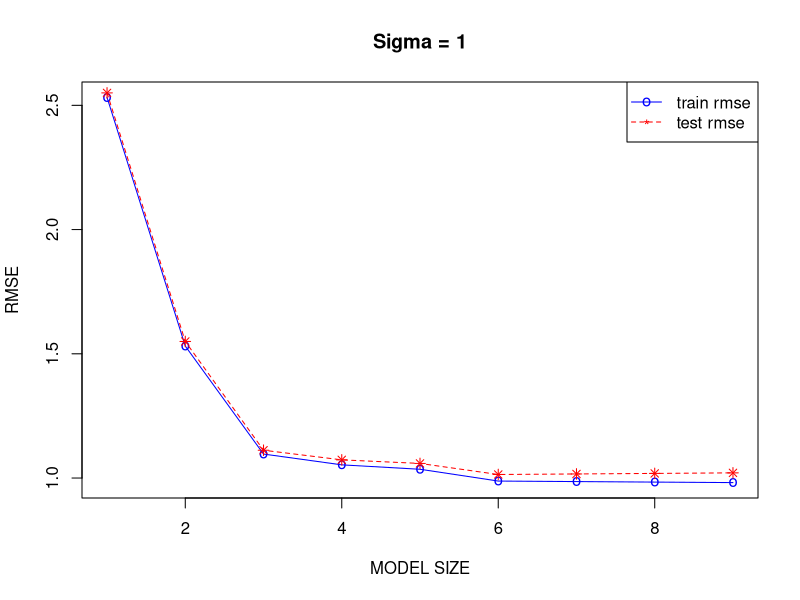
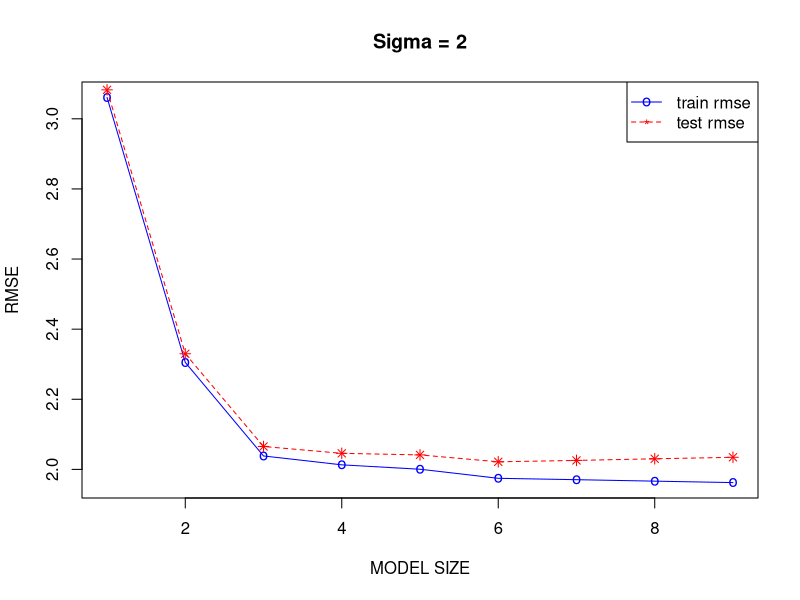
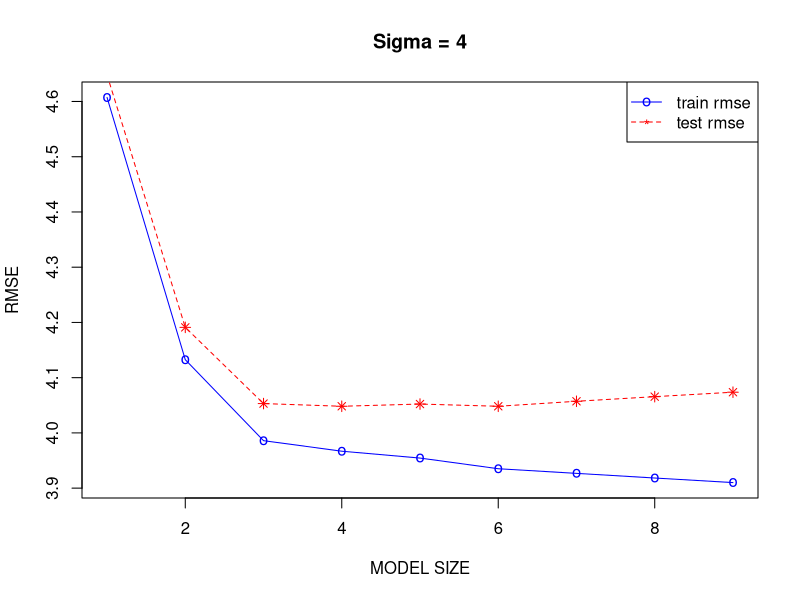
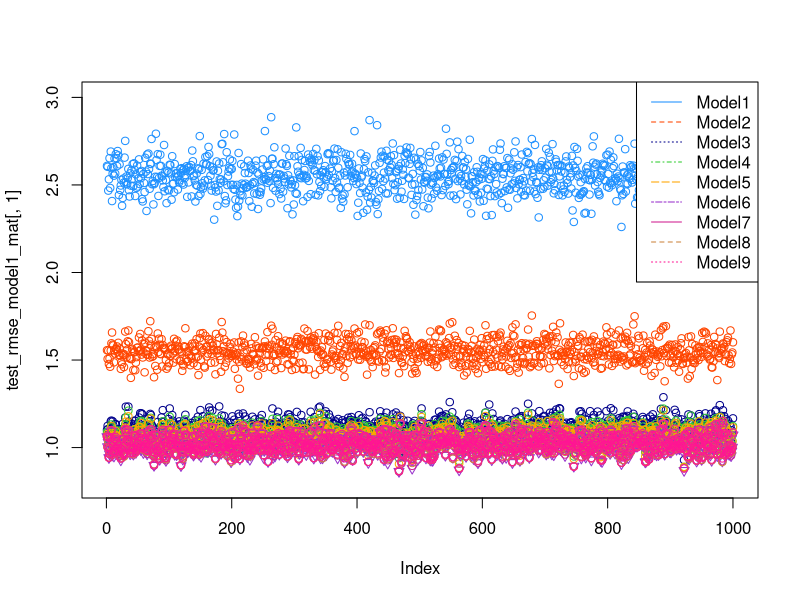
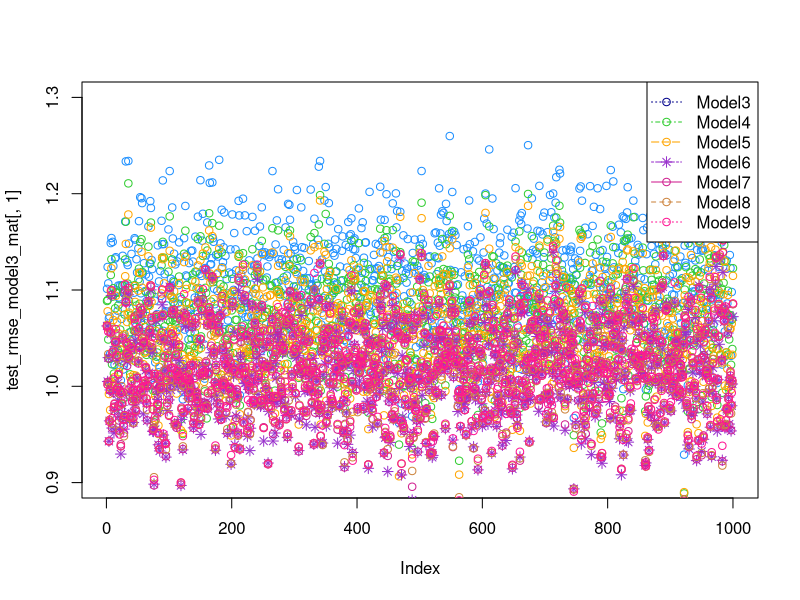
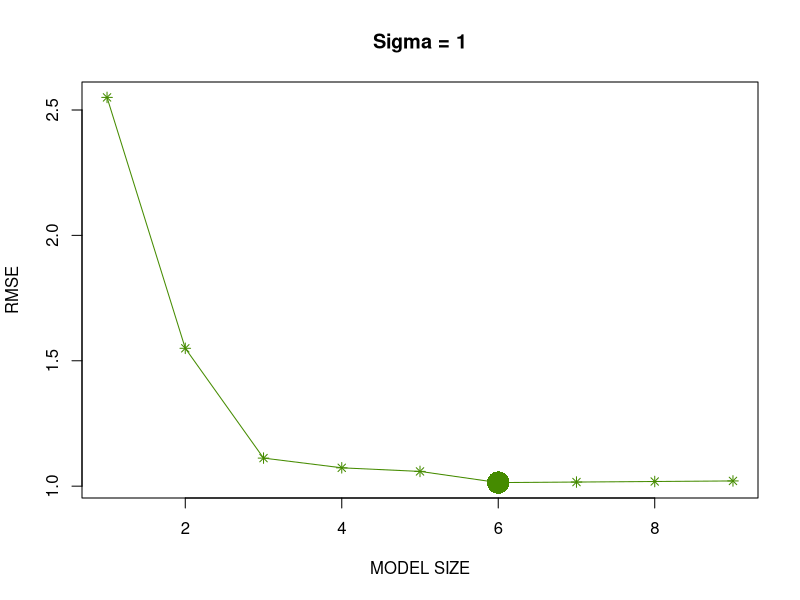
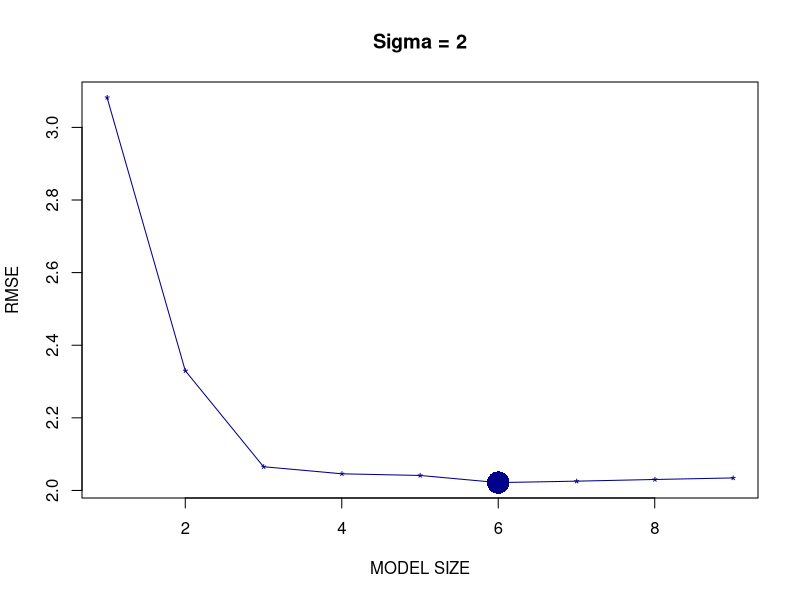
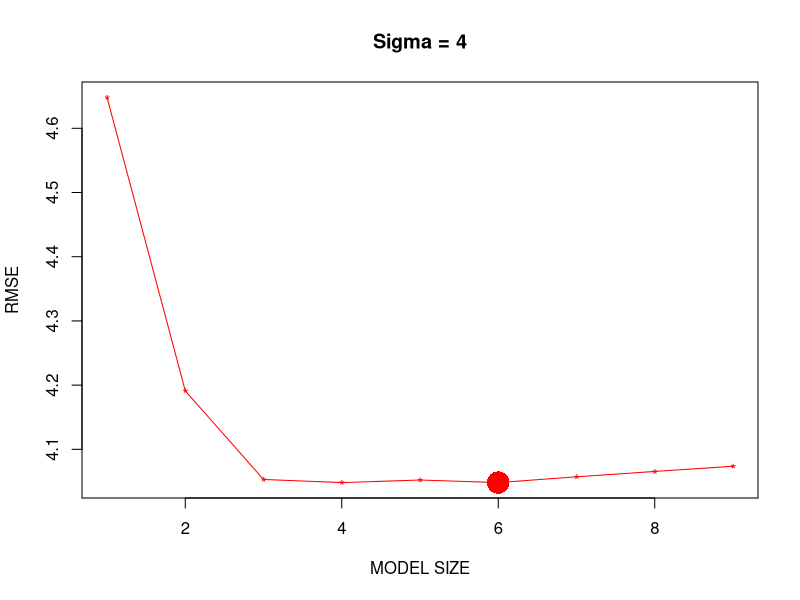

These charts were generated, in order, by the following R code: (Note: a time limit stopped this script after it produced the figures.)
## ---- chunk 1
birthday = 19770411
set.seed(birthday)

n = 25
sigma = c(1,5,10)
no_loop = 2500


mlr_sim = function(n_in,sd=1,signifincance_ind=1){
  exer_data = read.csv("study_1.csv")
  
  epsilon = rnorm(n_in,mean = 0,sd = sd)
  if (signifincance_ind){
    beta_0 = 3
    beta_1 = 1
    beta_2 = 1
    beta_3 = 1 
    exer_data[,1] = beta_0 + beta_1 * exer_data[,2] + beta_2 * exer_data[,3] + beta_3 * exer_data[,4] + epsilon
  }
  else {
    beta_0 = 3
    beta_1 = 0
    beta_2 = 0
    beta_3 = 0 
    exer_data[,1] = beta_0 + beta_1 * exer_data[,2] + beta_2 * exer_data[,3] + beta_3 * exer_data[,4] + epsilon
  }
  exer_data
}

for(s in 1:length(sigma)){
  mlr_data = mlr_sim(n,sigma[s],signifincance_ind = 1)
  null_model = lm(y~1,data = mlr_data)
  full_model = lm(y~x1+x2+x3,data = mlr_data)
  print (paste("Sigma:",sigma[s]," F Statistics:",anova(null_model,full_model)$F[2],"P Value:",anova(null_model,full_model)$'Pr(>F)'[2], "R Squared:",summary(full_model)$r.squared))
}

for(s in 1:length(sigma)){
  mlr_data = mlr_sim(n,sigma[s],signifincance_ind = 0)
  null_model = lm(y~1,data = mlr_data)
  full_model = lm(y~x1+x2+x3,data = mlr_data)
  print (paste("Sigma:",sigma[s]," F Statistics:",anova(null_model,full_model)$F[2],"P Value:",anova(null_model,full_model)$'Pr(>F)'[2], "R Squared:",summary(full_model)$r.squared))
}

## ---- chunk 2
model_significance = cbind(sigma_1_P=rep(0,no_loop),sigma_1_F=rep(0,no_loop),sigma_1_R_SQUARED=rep(0,no_loop),
                           sigma_5_P=rep(0,no_loop),sigma_5_F=rep(0,no_loop),sigma_5_R_SQUARED=rep(0,no_loop),
                           sigma_10_P=rep(0,no_loop),sigma_10_F=rep(0,no_loop),sigma_10_R_SQUARED=rep(0,no_loop))
extra_counter = 0

for(s in 1:length(sigma)){
  print(paste("Sigma:",sigma[s]," extra_counter",extra_counter))
  for (i in 1:no_loop){
     mlr_data = mlr_sim(n,sigma[s],signifincance_ind = 1)
     null_model = lm(y~1,data = mlr_data)
     full_model = lm(y~x1+x2+x3,data = mlr_data)
     model_significance[i,s+extra_counter] = anova(null_model,full_model)$F[2]
     model_significance[i,s+extra_counter+1] = anova(null_model,full_model)$'Pr(>F)'[2]
     model_significance[i,s+extra_counter+2] = summary(full_model)$r.squared
  }
  extra_counter = extra_counter + 2
}

## ---- chunk 3
birthday = 19770411
set.seed(birthday)

beta_0 = 0
beta_1 = 5
beta_2 = -4
beta_3 = 1.6
beta_4 = -1.1
beta_5 = 0.7
beta_6 = 0.3
n = 500
no_loop = 1000
sigma = c(1,2,4)
sig_data = read.csv("study_2.csv")


mlr_sim = function(data,sd=1){
  epsilon = rnorm(n,mean = 0,sd = sd)
  data[,1] = beta_0 + beta_1 * data[,2] + beta_2 * data[,3] + beta_3 * data[,4] + beta_4 * data[,5] + beta_5 * data[,6] + beta_6 * data[,7] + epsilon
  data
}

train_rmse_model1_mat = cbind(sigma_1=rep(0,no_loop),sigma_2=rep(0,no_loop),sigma_4=rep(0,no_loop))
train_rmse_model2_mat = cbind(sigma_1=rep(0,no_loop),sigma_2=rep(0,no_loop),sigma_4=rep(0,no_loop))
train_rmse_model3_mat = cbind(sigma_1=rep(0,no_loop),sigma_2=rep(0,no_loop),sigma_4=rep(0,no_loop))
train_rmse_model4_mat = cbind(sigma_1=rep(0,no_loop),sigma_2=rep(0,no_loop),sigma_4=rep(0,no_loop))
train_rmse_model5_mat = cbind(sigma_1=rep(0,no_loop),sigma_2=rep(0,no_loop),sigma_4=rep(0,no_loop))
train_rmse_model6_mat = cbind(sigma_1=rep(0,no_loop),sigma_2=rep(0,no_loop),sigma_4=rep(0,no_loop))
train_rmse_model7_mat = cbind(sigma_1=rep(0,no_loop),sigma_2=rep(0,no_loop),sigma_4=rep(0,no_loop))
train_rmse_model8_mat = cbind(sigma_1=rep(0,no_loop),sigma_2=rep(0,no_loop),sigma_4=rep(0,no_loop))
train_rmse_model9_mat = cbind(sigma_1=rep(0,no_loop),sigma_2=rep(0,no_loop),sigma_4=rep(0,no_loop))

test_rmse_model1_mat = cbind(sigma_1=rep(0,no_loop),sigma_2=rep(0,no_loop),sigma_4=rep(0,no_loop))
test_rmse_model2_mat = cbind(sigma_1=rep(0,no_loop),sigma_2=rep(0,no_loop),sigma_4=rep(0,no_loop))
test_rmse_model3_mat = cbind(sigma_1=rep(0,no_loop),sigma_2=rep(0,no_loop),sigma_4=rep(0,no_loop))
test_rmse_model4_mat = cbind(sigma_1=rep(0,no_loop),sigma_2=rep(0,no_loop),sigma_4=rep(0,no_loop))
test_rmse_model5_mat = cbind(sigma_1=rep(0,no_loop),sigma_2=rep(0,no_loop),sigma_4=rep(0,no_loop))
test_rmse_model6_mat = cbind(sigma_1=rep(0,no_loop),sigma_2=rep(0,no_loop),sigma_4=rep(0,no_loop))
test_rmse_model7_mat = cbind(sigma_1=rep(0,no_loop),sigma_2=rep(0,no_loop),sigma_4=rep(0,no_loop))
test_rmse_model8_mat = cbind(sigma_1=rep(0,no_loop),sigma_2=rep(0,no_loop),sigma_4=rep(0,no_loop))
test_rmse_model9_mat = cbind(sigma_1=rep(0,no_loop),sigma_2=rep(0,no_loop),sigma_4=rep(0,no_loop))
train_rmse_mat = cbind(sigma_1=rep(0,9),sigma_2=rep(0,9),sigma_4=rep(0,9))
test_rmse_mat = cbind(sigma_1=rep(0,9),sigma_2=rep(0,9),sigma_4=rep(0,9))

for(s in 1:length(sigma)){
  model1_counter = 0 
  model2_counter = 0 
  model3_counter = 0 
  model4_counter = 0 
  model5_counter = 0 
  model6_counter = 0 
  model7_counter = 0 
  model8_counter = 0 
  model9_counter = 0 
  
  for(i in 1:no_loop){
    #epsilon = rnorm(n,mean = 0, sd = sigma[s])
    mlr_data=mlr_sim(sig_data,sd=sigma[s])
    
    trn_idx = sample(1:nrow(mlr_data), 250)
    n_test = nrow(mlr_data) - length(trn_idx)
    
    model1 = lm(y~x1,data=mlr_data[trn_idx,])
    model2 = lm(y~x1+x2,data=mlr_data[trn_idx,])
    model3 = lm(y~x1+x2+x3,data=mlr_data[trn_idx,])
    model4 = lm(y~x1+x2+x3+x4,data=mlr_data[trn_idx,])
    model5 = lm(y~x1+x2+x3+x4+x5,data=mlr_data[trn_idx,])
    model6 = lm(y~x1+x2+x3+x4+x5+x6,data=mlr_data[trn_idx,])
    model7 = lm(y~x1+x2+x3+x4+x5+x6+x7,data=mlr_data[trn_idx,])
    model8 = lm(y~x1+x2+x3+x4+x5+x6+x7+x8,data=mlr_data[trn_idx,])
    model9 = lm(y~x1+x2+x3+x4+x5+x6+x7+x8+x9,data=mlr_data[trn_idx,])
    
    model1_counter = model1_counter + 1
    model2_counter = model2_counter + 1
    model3_counter = model3_counter + 1 
    model4_counter = model4_counter + 1 
    model5_counter = model5_counter + 1
    model6_counter = model6_counter + 1 
    model7_counter = model7_counter + 1
    model8_counter = model8_counter + 1
    model9_counter = model9_counter + 1
    
    newdata_model1 = subset(mlr_data[-trn_idx,],select=c("x1"))
    newdata_model2 = subset(mlr_data[-trn_idx,],select=c("x1","x2"))
    newdata_model3 = subset(mlr_data[-trn_idx,],select=c("x1","x2","x3"))
    newdata_model4 = subset(mlr_data[-trn_idx,],select=c("x1","x2","x3","x4"))
    newdata_model5 = subset(mlr_data[-trn_idx,],select=c("x1","x2","x3","x4","x5"))
    newdata_model6 = subset(mlr_data[-trn_idx,],select=c("x1","x2","x3","x4","x5","x6"))
    newdata_model7 = subset(mlr_data[-trn_idx,],select=c("x1","x2","x3","x4","x5","x6","x7"))
    newdata_model8 = subset(mlr_data[-trn_idx,],select=c("x1","x2","x3","x4","x5","x6","x7","x8"))
    newdata_model9 = subset(mlr_data[-trn_idx,],select=c("x1","x2","x3","x4","x5","x6","x7","x8","x9"))    
    
    train_rmse_model1 = sqrt(sum((mlr_data[trn_idx,]$y - predict(model1))^2) / length(trn_idx))
    train_rmse_model2 = sqrt(sum((mlr_data[trn_idx,]$y - predict(model2))^2) / length(trn_idx))
    train_rmse_model3 = sqrt(sum((mlr_data[trn_idx,]$y - predict(model3))^2) / length(trn_idx))
    train_rmse_model4 = sqrt(sum((mlr_data[trn_idx,]$y - predict(model4))^2) / length(trn_idx))
    train_rmse_model5 = sqrt(sum((mlr_data[trn_idx,]$y - predict(model5))^2) / length(trn_idx))
    train_rmse_model6 = sqrt(sum((mlr_data[trn_idx,]$y - predict(model6))^2) / length(trn_idx))
    train_rmse_model7 = sqrt(sum((mlr_data[trn_idx,]$y - predict(model7))^2) / length(trn_idx))
    train_rmse_model8 = sqrt(sum((mlr_data[trn_idx,]$y - predict(model8))^2) / length(trn_idx))
    train_rmse_model9 = sqrt(sum((mlr_data[trn_idx,]$y - predict(model9))^2) / length(trn_idx))
    train_rmse_model1_mat[i,s] = train_rmse_model1
    train_rmse_model2_mat[i,s] = train_rmse_model2
    train_rmse_model3_mat[i,s] = train_rmse_model3
    train_rmse_model4_mat[i,s] = train_rmse_model4
    train_rmse_model5_mat[i,s] = train_rmse_model5
    train_rmse_model6_mat[i,s] = train_rmse_model6
    train_rmse_model7_mat[i,s] = train_rmse_model7
    train_rmse_model8_mat[i,s] = train_rmse_model8
    train_rmse_model9_mat[i,s] = train_rmse_model9    
    
    test_rmse_model1 = sqrt(sum((mlr_data[-trn_idx,]$y - predict(model1,newdata=newdata_model1))^2) / n_test)
    test_rmse_model2 = sqrt(sum((mlr_data[-trn_idx,]$y - predict(model2,newdata=newdata_model2))^2) / n_test)
    test_rmse_model3 = sqrt(sum((mlr_data[-trn_idx,]$y - predict(model3,newdata=newdata_model3))^2) / n_test)
    test_rmse_model4 = sqrt(sum((mlr_data[-trn_idx,]$y - predict(model4,newdata=newdata_model4))^2) / n_test)
    test_rmse_model5 = sqrt(sum((mlr_data[-trn_idx,]$y - predict(model5,newdata=newdata_model5))^2) / n_test)
    test_rmse_model6 = sqrt(sum((mlr_data[-trn_idx,]$y - predict(model6,newdata=newdata_model6))^2) / n_test)
    test_rmse_model7 = sqrt(sum((mlr_data[-trn_idx,]$y - predict(model7,newdata=newdata_model7))^2) / n_test)
    test_rmse_model8 = sqrt(sum((mlr_data[-trn_idx,]$y - predict(model8,newdata=newdata_model8))^2) / n_test)
    test_rmse_model9 = sqrt(sum((mlr_data[-trn_idx,]$y - predict(model9,newdata=newdata_model9))^2) / n_test)
    test_rmse_model1_mat[i,s] = test_rmse_model1
    test_rmse_model2_mat[i,s] = test_rmse_model2
    test_rmse_model3_mat[i,s] = test_rmse_model3
    test_rmse_model4_mat[i,s] = test_rmse_model4
    test_rmse_model5_mat[i,s] = test_rmse_model5
    test_rmse_model6_mat[i,s] = test_rmse_model6
    test_rmse_model7_mat[i,s] = test_rmse_model7
    test_rmse_model8_mat[i,s] = test_rmse_model8
    test_rmse_model9_mat[i,s] = test_rmse_model9
  }
  
  print (paste("Number of times the model : 1 trained for alpha:",sigma[s]," is: ",model1_counter))
  print (paste("Number of times the model : 2 trained for alpha:",sigma[s]," is: ",model2_counter))
  print (paste("Number of times the model : 3 trained for alpha:",sigma[s]," is: ",model3_counter))
  print (paste("Number of times the model : 4 trained for alpha:",sigma[s]," is: ",model4_counter))
  print (paste("Number of times the model : 5 trained for alpha:",sigma[s]," is: ",model5_counter))
  print (paste("Number of times the model : 6 trained for alpha:",sigma[s]," is: ",model6_counter))  
  print (paste("Number of times the model : 7 trained for alpha:",sigma[s]," is: ",model7_counter))  
  print (paste("Number of times the model : 8 trained for alpha:",sigma[s]," is: ",model8_counter))  
  print (paste("Number of times the model : 9 trained for alpha:",sigma[s]," is: ",model9_counter))  

}
for(s in 1:length(sigma)){
  train_rmse_mat[1,s] = mean(train_rmse_model1_mat[,s])
  train_rmse_mat[2,s] = mean(train_rmse_model2_mat[,s])
  train_rmse_mat[3,s] = mean(train_rmse_model3_mat[,s])
  train_rmse_mat[4,s] = mean(train_rmse_model4_mat[,s])
  train_rmse_mat[5,s] = mean(train_rmse_model5_mat[,s])
  train_rmse_mat[6,s] = mean(train_rmse_model6_mat[,s])
  train_rmse_mat[7,s] = mean(train_rmse_model7_mat[,s])
  train_rmse_mat[8,s] = mean(train_rmse_model8_mat[,s])
  train_rmse_mat[9,s] = mean(train_rmse_model9_mat[,s])  
  
  test_rmse_mat[1,s] = mean(test_rmse_model1_mat[,s])
  test_rmse_mat[2,s] = mean(test_rmse_model2_mat[,s])
  test_rmse_mat[3,s] = mean(test_rmse_model3_mat[,s])
  test_rmse_mat[4,s] = mean(test_rmse_model4_mat[,s])
  test_rmse_mat[5,s] = mean(test_rmse_model5_mat[,s])
  test_rmse_mat[6,s] = mean(test_rmse_model6_mat[,s])
  test_rmse_mat[7,s] = mean(test_rmse_model7_mat[,s])
  test_rmse_mat[8,s] = mean(test_rmse_model8_mat[,s])
  test_rmse_mat[9,s] = mean(test_rmse_model9_mat[,s])
}
## ---- chunk 4
plot(seq(1,9), train_rmse_mat[,1], type="o", col="blue", pch="o", lty=1,main="Sigma = 1",xlab = "MODEL SIZE",ylab = "RMSE")
points(seq(1,9), test_rmse_mat[,1], col="red", pch=8)
lines(seq(1,9), test_rmse_mat[,1], col="red",lty=2)
legend("topright",legend=c("train rmse","test rmse"), col=c("blue","red"),pch=c("o","*"),lty=c(1,2), ncol=1)
## ---- chunk 5
plot(seq(1,9), train_rmse_mat[,2], type="o", col="blue", pch="o", lty=1,main="Sigma = 2",xlab = "MODEL SIZE",ylab = "RMSE")
points(seq(1,9), test_rmse_mat[,2], col="red", pch=8)
lines(seq(1,9), test_rmse_mat[,2], col="red",lty=2)
legend("topright",legend=c("train rmse","test rmse"), col=c("blue","red"),pch=c("o","*"),lty=c(1,2), ncol=1)
## ---- chunk 6
plot(seq(1,9), train_rmse_mat[,3], type="o", col="blue", pch="o", lty=1,main="Sigma = 4",xlab = "MODEL SIZE",ylab = "RMSE")
points(seq(1,9), test_rmse_mat[,3], col="red", pch=8)
lines(seq(1,9), test_rmse_mat[,3], col="red",lty=2)
legend("topright",legend=c("train rmse","test rmse"), col=c("blue","red"),pch=c("o","*"),lty=c(1,2), ncol=1)
## ---- chunk 7
plot(test_rmse_model1_mat[,1],col="dodgerblue",ylim=(c(0.8,3)),pch=1,lty=1,)
points(test_rmse_model2_mat[,1], col="orangered",ylim=(c(0.8,3)),pch=1,lty=2)
points(test_rmse_model3_mat[,1], col="blue4",ylim=(c(0.8,3)),pch=1,lty=3)
points(test_rmse_model4_mat[,1], col="limegreen",ylim=(c(0.8,3)),pch=1,lty=3)
points(test_rmse_model5_mat[,1], col="orange",ylim=(c(0.8,3)),pch=1,lty=4)
points(test_rmse_model6_mat[,1], col="darkorchid",ylim=(c(0.8,3)),pch=6,lty=5)
points(test_rmse_model7_mat[,1], col="violetred",ylim=(c(0.8,3)),pch=1,lty=6)
points(test_rmse_model8_mat[,1], col="tan3",ylim=(c(0.8,3)),pch=1,lty=7)
points(test_rmse_model9_mat[,1], col="deeppink",ylim=(c(0.8,3)),pch=1,lty=8)
legend("topright",legend=c("Model1","Model2","Model3","Model4","Model5","Model6","Model7","Model8","Model9"),col=c("dodgerblue","orangered","blue4","limegreen","orange","darkorchid","violetred","tan3","deeppink"),lty=c(1,2,3,4,5,6,7,8,9))
## ---- chunk 8
plot(test_rmse_model3_mat[,1], col="dodgerblue",ylim=(c(0.9,1.3)),pch=1,lty=3)
points(test_rmse_model4_mat[,1], col="limegreen",ylim=(c(0.9,1.3)),pch=1,lty=3)
points(test_rmse_model5_mat[,1], col="orange",ylim=(c(0.9,1.3)),pch=1,lty=4)
points(test_rmse_model6_mat[,1], col="darkorchid",ylim=(c(0.9,1.3)),pch=8,lty=5)
points(test_rmse_model7_mat[,1], col="violetred",ylim=(c(0.9,1.3)),pch=1,lty=6)
points(test_rmse_model8_mat[,1], col="tan3",ylim=(c(0.9,1.3)),pch=1,lty=7)
points(test_rmse_model9_mat[,1], col="deeppink",ylim=(c(0.9,1.3)),pch=1,lty=8)
legend("topright",legend=c("Model3","Model4","Model5","Model6","Model7","Model8","Model9"),col=c("blue4","limegreen","orange","darkorchid","violetred","tan3","deeppink"),pch=c(1,1,1,8,1,1),lty=c(3,4,5,6,7,8,9))
## ---- chunk 9
plot(seq(1,9), test_rmse_mat[,1], type="o", col="chartreuse4", pch=8, lty=1,main="Sigma = 1",xlab = "MODEL SIZE",ylab = "RMSE")
points(6, min(test_rmse_mat[,1]), col="chartreuse4",pch=16,cex=3) #This is to highlight the point where the RMSE is minimum for sigma = 1
## ---- chunk 10
plot(seq(1,9), test_rmse_mat[,2], type="o", col="blue4", pch="*", lty=1,main="Sigma = 2",xlab = "MODEL SIZE",ylab = "RMSE")
points(6, min(test_rmse_mat[,2]), col="blue4",pch=16,cex=3) #This is to highlight the point where the RMSE is minimum for sigma = 2
## ---- chunk 11
plot(seq(1,9), test_rmse_mat[,3], type="o", col="red", pch="*", lty=1,main="Sigma = 4",xlab = "MODEL SIZE",ylab = "RMSE")
points(6, min(test_rmse_mat[,3]), col="red",pch=16,cex=3) #This is to highlight the point where the RMSE is minimum for sigma = 4
## ---- chunk 12
plot(seq(1,9), test_rmse_mat[,3], col="red",lty=1,ylim=c(0.5,5),xlab="MODEL SIZE",ylab="RMSE")
lines(seq(1,9), test_rmse_mat[,3], col="red",lty=1)
points(6, min(test_rmse_mat[,3]), col="red",pch=16,cex=3) #This is to highlight the point where the RMSE is minimum for sigma = 4
points(seq(1,9), test_rmse_mat[,2], col="blue4",lty=2)
lines(seq(1,9), test_rmse_mat[,2], col="blue4",lty=2)
points(6, min(test_rmse_mat[,2]), col="blue4",pch=16,cex=3) #This is to highlight the point where the RMSE is minimum for sigma = 2
points(seq(1,9), test_rmse_mat[,1], col="chartreuse4",lty=3)
lines(seq(1,9), test_rmse_mat[,1], col="chartreuse4",lty=3)
points(6, min(test_rmse_mat[,1]), col="chartreuse4",pch=16,cex=3) #This is to highlight the point where the RMSE is minimum for sigma = 1
legend("topright",legend=c("sigma = 4","sigma = 2","simga = 1"),col=c("red","blue4","chartreuse4"),lty=c(1,2,3))
## ---- chunk 13
birthday = 19770411
set.seed(birthday)

alpha = 0.05
beta_1 = seq(from=-2,to=2,by=0.1)
sigma = c(1,2,4)
n = c(10,20,30)
no_loop = 1000

slr_sim = function(n_in,sd=1,beta_1_in=-2){
  x_values = seq(0, 5, length = n_in)
  epsilon = rnorm(n_in,mean = 0,sd = sd)
  y = beta_1_in * x_values + epsilon
  data.frame(predictor = x_values,response=y)
}

model_sim = cbind(beta_1_sim_val=rep(0,length(beta_1)),n_10_sigma_1=rep(0,length(beta_1)),n_20_sigma_1=rep(0,length(beta_1)),n_30_sigma_1=rep(0,length(beta_1)),n_10_sigma_2=rep(0,length(beta_1)),n_20_sigma_2=rep(0,length(beta_1)),n_30_sigma_2=rep(0,length(beta_1)),n_10_sigma_4=rep(0,length(beta_1)),n_20_sigma_4=rep(0,length(beta_1)),n_30_sigma_1=rep(0,length(beta_1)))

model_sim[,1] = seq(from=-2,to=2,by=0.1)
extra_counter = 0

for(s in 1:length(sigma)){ #sigma = c(1,2,4)
  for (n_s in 1:length(n)){ #n = c(10,20,30)
    for (b in 1:length(beta_1)){ # beta_1 = seq(from=-2,to=2,by=0.1)
      tot_sum_signifincace_sim = 0
      for(i in 1:no_loop){
        slr_data = slr_sim(n_in = n[n_s], sd = sigma[s], beta_1_in = beta_1[b] )
        model = lm(response~predictor, data = slr_data)
        model_p_val = summary(model)$coefficient[2,4]
        tot_sum_signifincace_sim = tot_sum_signifincace_sim + ifelse(model_p_val<alpha,1,0)
      }
      power_sim_beta = tot_sum_signifincace_sim / no_loop
      model_sim[b,s+n_s+extra_counter] = power_sim_beta    
      print (paste("Sigma:",sigma[s]," n:",n[n_s]," beta_1:",beta_1[b]," Signifiance_Sum:",tot_sum_signifincace_sim, " Power:",power_sim_beta))
    }
  }
  extra_counter = extra_counter + 2
}
## ---- chunk 14
plot(model_sim[,1],model_sim[,2], type="o", col="dodgerblue", pch=1, lty=1,main="Sigma = 1",xlab = "beta_1",ylab = "Power")
points(model_sim[,1], model_sim[,3], col="red", pch=8,lty=2)
lines(model_sim[,1], model_sim[,3], col="red",lty=2)
points(model_sim[,1], model_sim[,4], col="darkorchid", pch=16,lty=3)
lines(model_sim[,1], model_sim[,4], col="darkorchid",lty=3)
legend("topright",legend=c("n = 10","n = 20"," n = 30"),col=c("dodgerblue","red","darkorchid"),pch=c(1,8,16),lty=c(1,2,3))
## ---- chunk 15
plot(model_sim[,1],model_sim[,5], type="o", col="dodgerblue", pch=1, lty=1,main="Sigma = 4",xlab = "beta_1",ylab = "Power")
points(model_sim[,1], model_sim[,6], col="red", pch=8,lty=2)
lines(model_sim[,1], model_sim[,6], col="red",lty=2)
points(model_sim[,1], model_sim[,7], col="darkorchid", pch=16,lty=3)
lines(model_sim[,1], model_sim[,7], col="darkorchid",lty=3)
legend("topright",legend=c("n = 10","n = 20"," n = 30"),col=c("dodgerblue","red","darkorchid"),pch=c(1,8,16),lty=c(1,2,3))
## ---- chunk 16
plot(model_sim[,1],model_sim[,8], type="o", col="dodgerblue", pch=1, lty=1,main="Sigma = 2",xlab = "beta_1",ylab = "Power")
points(model_sim[,1], model_sim[,9], col="red", pch=8,lty=2)
lines(model_sim[,1], model_sim[,9], col="red",lty=2)
points(model_sim[,1], model_sim[,10], col="darkorchid", pch=16,lty=3)
lines(model_sim[,1], model_sim[,10], col="darkorchid",lty=3)
legend("topright",legend=c("n = 10","n = 20"," n = 30"),col=c("dodgerblue","red","darkorchid"),pch=c(1,8,16),lty=c(1,2,3))
## ---- chunk 17
plot(model_sim[,1],model_sim[,2], type="o", col="dodgerblue", pch=1, lty=1,main="Effect of sigma (1,2,4) on the Power",xlab = "beta_1",ylab = "Power")
points(model_sim[,1], model_sim[,3], col="dodgerblue", pch=1,lty=1)
lines(model_sim[,1], model_sim[,3], col="dodgerblue",lty=1)
points(model_sim[,1], model_sim[,4], col="dodgerblue", pch=1,lty=1)
lines(model_sim[,1], model_sim[,4], col="dodgerblue",lty=1)

points(model_sim[,1],model_sim[,5], type="o", col="green", pch=1, lty=2)
lines(model_sim[,1],model_sim[,5], type="o", col="green", pch=1, lty=2)
points(model_sim[,1], model_sim[,6], col="green", pch=1,lty=2)
lines(model_sim[,1], model_sim[,6], col="green",lty=2)
points(model_sim[,1], model_sim[,7], col="green", pch=1,lty=2)
lines(model_sim[,1], model_sim[,7], col="green",lty=2)

points(model_sim[,1],model_sim[,8], type="o", col="red", pch=1, lty=3)
lines(model_sim[,1],model_sim[,8], type="o", col="red", pch=1, lty=3)
points(model_sim[,1], model_sim[,9], col="red", pch=1,lty=3)
lines(model_sim[,1], model_sim[,9], col="red",lty=3)
points(model_sim[,1], model_sim[,10], col="red", pch=1,lty=3)
lines(model_sim[,1], model_sim[,10], col="red",lty=3)
legend("topright",legend=c("sigma=1,n=10,20,30","sigma=2,n=10,20,30","sigma=3,n=10,20,30"),col=c("dodgerblue","green","darkorchid","red"),pch=c(1,1,1),lty=c(1,2,3))
## ---- chunk 18
plot(model_sim[,1],model_sim[,2], type="o", col="deeppink", pch=1, lty=1,main="Effect of n (10,20,30) on the Power",xlab = "beta_1",ylab = "Power")
points(model_sim[,1], model_sim[,3], col="darkolivegreen4", pch=1,lty=2)
lines(model_sim[,1], model_sim[,3], col="darkolivegreen4",lty=2)
points(model_sim[,1], model_sim[,4], col="blueviolet", pch=1,lty=3)
lines(model_sim[,1], model_sim[,4], col="blueviolet",lty=3)

points(model_sim[,1],model_sim[,5], type="o", col="deeppink", pch=1, lty=1)
lines(model_sim[,1],model_sim[,5], type="o", col="deeppink", pch=1, lty=1)
points(model_sim[,1], model_sim[,6], col="darkolivegreen4", pch=1,lty=2)
lines(model_sim[,1], model_sim[,6], col="darkolivegreen4",lty=2)
points(model_sim[,1], model_sim[,7], col="blueviolet", pch=1,lty=3)
lines(model_sim[,1], model_sim[,7], col="blueviolet",lty=3)

points(model_sim[,1],model_sim[,8], type="o", col="deeppink", pch=1, lty=1)
lines(model_sim[,1],model_sim[,8], type="o", col="deeppink", pch=1, lty=1)
points(model_sim[,1], model_sim[,9], col="darkolivegreen4", pch=1,lty=2)
lines(model_sim[,1], model_sim[,9], col="darkolivegreen4",lty=2)
points(model_sim[,1], model_sim[,10], col="blueviolet", pch=1,lty=3)
lines(model_sim[,1], model_sim[,10], col="blueviolet",lty=3)
legend("topright",legend=c("sigma=1,2,3,n=10","sigma=1,2,3,n=20","sigma=1,2,3,n=30"),col=c("deeppink","darkolivegreen4","blueviolet"),pch=c(1,1,1),lty=c(1,2,3))
## ---- chunk 19
plot(model_sim[,1],model_sim[,2], type="o", col="dodgerblue", pch=1, lty=1,main="Sigma = 1,2,4 & n = 10,20,30",xlab = "beta_1",ylab = "Power")
points(model_sim[,1], model_sim[,3], col="red", pch=2,lty=2)
lines(model_sim[,1], model_sim[,3], col="red",lty=2)
points(model_sim[,1], model_sim[,4], col="tan1", pch=3,lty=3)
lines(model_sim[,1], model_sim[,4], col="tan1",lty=3)

points(model_sim[,1],model_sim[,5], type="o", col="yellow", pch=4, lty=4)
lines(model_sim[,1],model_sim[,5], type="o", col="yellow", pch=4, lty=4)

points(model_sim[,1], model_sim[,6], col="deeppink", pch=5,lty=5)
lines(model_sim[,1], model_sim[,6], col="deeppink",lty=5)
points(model_sim[,1], model_sim[,7], col="darkolivegreen4", pch=6,lty=6)
lines(model_sim[,1], model_sim[,7], col="darkolivegreen4",lty=6)

points(model_sim[,1],model_sim[,8], type="o", col="darkgreen", pch=7, lty=7)
lines(model_sim[,1],model_sim[,8], type="o", col="darkgreen", pch=7, lty=7)

points(model_sim[,1], model_sim[,9], col="darkblue", pch=8,lty=8)
lines(model_sim[,1], model_sim[,9], col="darkblue",lty=8)
points(model_sim[,1], model_sim[,10], col="blueviolet", pch=9,lty=9)
lines(model_sim[,1], model_sim[,10], col="blueviolet",lty=9)

legend("topright",legend=c("sigma=1,n=10","sigma=1,n=20","sigma=1,n=30","sigma=2,n=10","sigma=2,n=20","sigma=2,n=30","sigma=3,n=10","sigma=3,n=20","sigma=3,n=30"),col=c("dodgerblue","red","darkorchid","yellow","deeppink","darkolivegreen4","darkgreen","darkblue","blueviolet"),pch=c(1,2,3,4,5,6,7,8,9),lty=c(1,2,3,4,5,6,7,8,9))
